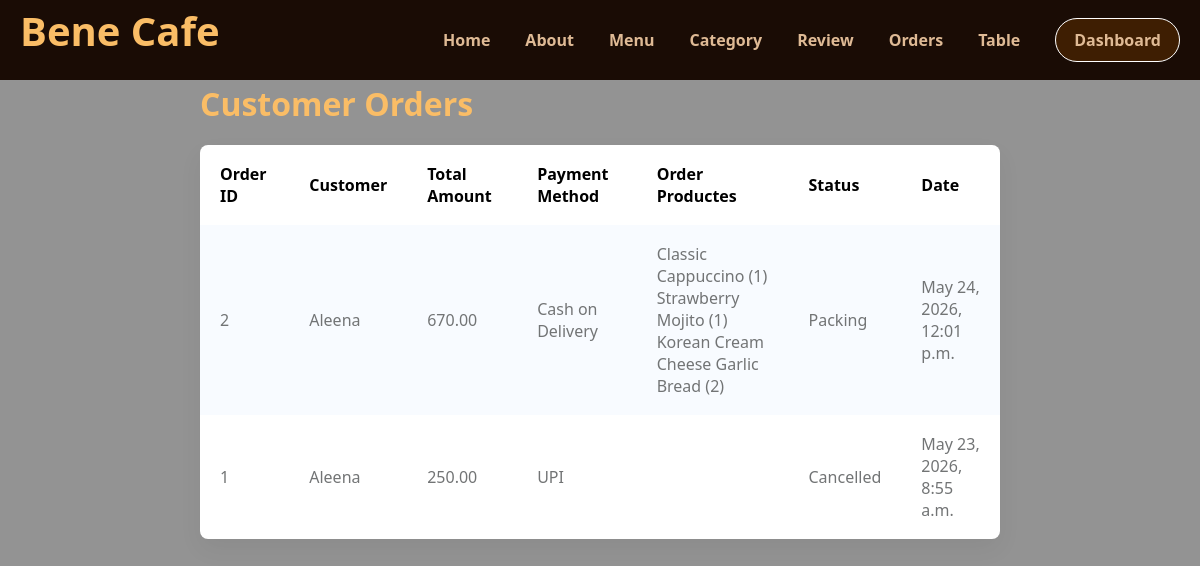
The page /view_orders/ on the database its author committed.
### cafe_app/models.py (models this page shows, shortened)
class Order(models.Model):
    STATUS_CHOICES = (
    ('Pending', 'Pending'),
    ('Preparing', 'Preparing'),
    ('Packing', 'Packing'),
    ('Out for Delivery', 'Out for Delivery'),
    ('Delivered', 'Delivered'),
    ('Cancelled', 'Cancelled'),
    )
    PAYMENT_CHOICES = (
        ('Cash', 'Cash'),
        ('UPI', 'UPI'),
        ('Card', 'Card'),
    )
    user = models.ForeignKey(User, on_delete=models.CASCADE, related_name='orders', null=True, blank=True)
    customer_name = models.CharField(max_length=100)
    phone = models.CharField(max_length=15)
    address = models.TextField()
    total_amount = models.DecimalField(
        max_digits=10,
        decimal_places=2
    )
    payment_method = models.CharField(
        max_length=50,
        choices=PAYMENT_CHOICES
    )
    status = models.CharField(
        max_length=50,
        choices=STATUS_CHOICES,
        default='Pending'
    )
    ordered_at = models.DateTimeField(auto_now_add=True)

class OrderItem(models.Model):
    order = models.ForeignKey(
        Order,
        on_delete=models.CASCADE
    )
    product = models.ForeignKey(
        Product,
        on_delete=models.CASCADE
    )
    quantity = models.PositiveIntegerField(default=1)
    price = models.DecimalField(
        max_digits=10,
        decimal_places=2
    )

class Product(models.Model):
    category = models.ForeignKey(
        Category,
        on_delete=models.CASCADE
    )
    name = models.CharField(max_length=200)
    price = models.DecimalField(
        max_digits=10,
        decimal_places=2
    )
    description = models.TextField()
    photo = models.ImageField(upload_to='products/')
    is_available = models.BooleanField(default=True)
    created_at = models.DateTimeField(auto_now_add=True)

### cafe_app/views.py (the view)
# urls.py: path('view_orders/', views.view_orders, name='view_orders'),
def view_orders(request):
    orders = Order.objects.prefetch_related(
        'orderitem_set'
    ).all().order_by('-ordered_at')
    return render(
        request,
        'c_admin/view_orders.html',
        {
            'orders': orders
        }
    )

### cafe_app/context_processors.py (called while the page is built, shortened)
def cart_count(request):
    count = 0
    return {
        'cart_count': count
    }

### templates/c_admin/view_orders.html (shortened to what this page needs)
  {% load static %}
<!DOCTYPE html>
<html lang="en">
<head>
        <link rel="stylesheet" href="{% static 'css/c_admin/view_cat.css' %}">
</head>
<body>
                    {% include 'nav.html' %}
            <div class="main_content">
    <div class="vie_category">
      <h1>Customer Orders</h1>
        <div class="ctg_table">
    {% if orders %}
    <table>
        <tr>
            <th>Order ID</th>
            <th>Customer</th>
            <th>Total Amount</th>
            <th>Payment Method</th>
            <th>Order Productes</th>
            <th>Status</th>
            <th>Date</th>
        </tr>
        {% for i in orders %}
        <tr>
            <td>{{ i.id }}</td>
            <td>{{ i.customer_name }}</td>
            <td>{{ i.total_amount }}</td>
            <td>{{ i.payment_method }}</td>
           <td>
    {% for item in i.orderitem_set.all %}
        {{ item.product.name }}
        ({{ item.quantity }})
        <br>
    {% endfor %}
</td>
            <td>{{ i.status }}</td>
            <td>{{ i.ordered_at }}</td>
        </tr>
        {% endfor %}
    </table>
    {% else %}
    <h2 style="text-align:center;">No Orders Found</h2>
    {% endif %}
        </div></div>
</body>
</html>

### static/css/c_admin/view_cat.css (style rules this page uses)
body { margin: 0; min-height: 100vh; background-image: url("https://images.unsplash.com/photo-1453614512568-c4024d13c247?fm=jpg&q=60&w=3000&auto=format&fit=crop&ixlib=rb-4.1.0&ixid=M3wxMjA3fDB8MHxzZWFyY2h8Mnx8Y29mZmVlJTIwc2hvcHxlbnwwfHwwfHx8MA%3D%3D") ; font-family: 'Segoe UI', Tahoma, Geneva, Verdana, sans-serif; display: flex; justify-content: center; padding: 40px; }
body::after { content: ""; position: fixed; inset: 0; background: rgba(0, 0, 0, 0.425); z-index: -1; }
.vie_category { width: 100%; max-width: 800px; transform: translateY(-150px); }
h1 { color: #fabd66; margin-bottom: 20px; }
.ctg_table { background: white; border-radius: 8px; overflow: hidden; box-shadow: 0 10px 25px rgba(0, 0, 0, 0.05); }
table { width: 100%; border-collapse: collapse; text-align: left; }
th, td { padding: 18px 20px; }
tbody tr:nth-child(even) { background-color: #f8fbff; }
td { color: #727475; font-weight: 500; }
.main_content { margin-top: 120px; width: 100%; display: flex; justify-content: center; align-items: center; }

### static/css/nav_bar.css (style rules this page uses)
* { margin: 0; padding: 0; box-sizing: border-box; }

### rows shown on the page
Order: id "2", customer_name "Aleena", total_amount "670.00", payment_method "Cash on Delivery", status "Packing", ordered_at "May 24, 2026, 12:01 p.m."
OrderItem: product.name "Classic Cappuccino", quantity "1"
OrderItem: product.name "Strawberry Mojito", quantity "1"
OrderItem: product.name "Korean Cream Cheese Garlic Bread", quantity "2"
Order: id "1", customer_name "Aleena", total_amount "250.00", payment_method "UPI", status "Cancelled", ordered_at "May 23, 2026, 8:55 a.m."
